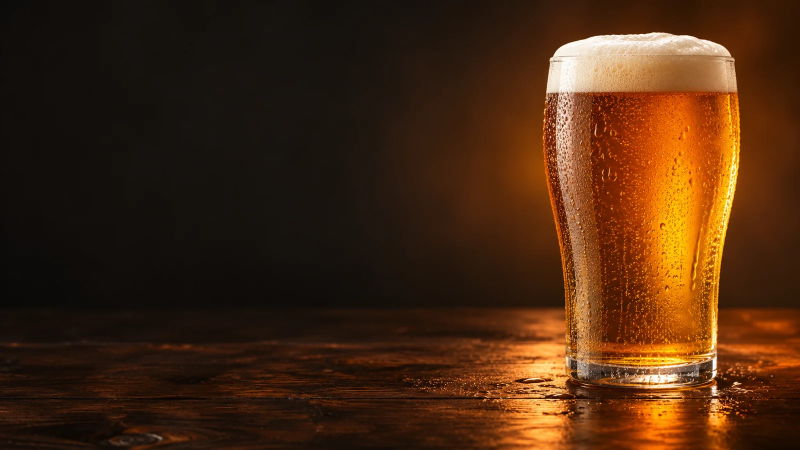
#> input picture assets/campaigns/photos/beer.webp, 1600 x 900 px (shown at 1/2 size)
$ python -i build_chile_photos.py   (imports and definitions only)
#> lines starting #> are read from the running program, lines starting #| are printed output that depends on the picture
#> further down, picture is the input picture: PIL image 1600x900 RGB; mean R, G, B 71.9, 40.2, 16.8
"""Build the Chile catalog's campaign photos (DEMO_CATALOG=chile). Cold, local, reproducible.

Two sources, never a generated logo or a generated real product (CLAUDE.md invariant 4):

1. Real Chilean counter food from Wikimedia Commons (completo italiano, café con
   leche with a pastry), downloaded, cropped to 16:9 and credited in
   assets/campaigns/photos/SOURCES.md as their licenses require.
2. The bundled unbranded studio shots, relit per brand: the rim light on the blank can
   is moved to the brand's hue (yellow for Score, red for Red Bull), so a rival never
   wears another brand's color. No mark, label or packaging is drawn.

    uv run python -m scripts.build_chile_photos            # build everything
    uv run python -m scripts.build_chile_photos --skip-download
"""

from __future__ import annotations

import argparse
import io
import json
import re
import time
import urllib.parse
import urllib.request
from dataclasses import dataclass
from pathlib import Path

from PIL import Image, ImageChops, ImageEnhance, ImageFilter, ImageOps

ROOT = Path(__file__).resolve().parents[1] / "assets" / "campaigns" / "photos"
SIZE = (1600, 900)
USER_AGENT = "advisor-demo-asset-build/0.1 (local hackathon demo)"


@dataclass(frozen=True, slots=True)
class CommonsPhoto:
    stem: str
    title: str
    # Crop centre as fractions of width/height, then extra zoom (1 = widest 16:9 crop).
    focus: tuple[float, float] = (0.5, 0.5)
    zoom: float = 1.0
    # Put the subject on the right so the ad's copy has the left (only photos without text).
    mirror: bool = False
    # A brand's own product photo (a real can or bottle, its real label): shown whole at
    # screen height on the right, over a blurred, darkened copy of the same photo, so a
    # portrait pack shot is never cropped mid-label and the copy keeps the left.
    pack: bool = False
    # Fractions (left, top, right, bottom) to cut from the original first: a group of
    # products inside a wider shot (six cans of a stacked lineup). Never retouched.
    region: tuple[float, float, float, float] | None = None


@dataclass(frozen=True, slots=True)
class Relight:
    stem: str
    base: str
    # PIL HSV hue (0-255) window to move, and the brand hue it moves to.
    hue_from: tuple[int, int]
    hue_to: int
    saturation: float = 1.0
    zoom: float = 1.0
    focus: tuple[float, float] = (0.5, 0.5)


COMMONS: tuple[CommonsPhoto, ...] = (
    # Rotation and category scenes (manifest `alternates`, `category:<name>`): more of
    # the same moment so a returning viewer sees a new frame. Food, drink and road only:
    # no faces, no third-party marks.
    CommonsPhoto(
        stem="cl-completo-palta",
        title="File:Completo italiano - Flickr - Bárb Santelices.jpg",
        focus=(0.5, 0.5),
    ),
    CommonsPhoto(
        stem="cl-desayuno",
        title="File:Coffee-morning-breakfast-croissant (24300690486).jpg",
        focus=(0.5, 0.5),
    ),
    CommonsPhoto(
        stem="cl-cappuccino",
        title="File:Cup of frothy coffee, Cafe Express, York Way, London, England.jpg",
        focus=(0.5, 0.5),
    ),
    CommonsPhoto(
        stem="cl-bebida-noche",
        title="File:DSC 7821 A tall glass of cola with ice and a white straw sits on a table softly lit against a blurred evening backdrop of warm bokeh lights.jpg",
        focus=(0.5, 0.5),
    ),
    CommonsPhoto(stem="cl-bebida-limon", title="File:Glass cola.jpg", focus=(0.5, 0.5)),
    CommonsPhoto(
        stem="cl-helado-playa", title="File:2 ice cream cones 2025-05-02.jpg", focus=(0.5, 0.45)
    ),
    CommonsPhoto(stem="cl-chocolatada", title="File:Chocolate milk.JPG", focus=(0.55, 0.5)),
    CommonsPhoto(stem="cl-nectar", title="File:Orange juice 1 edit1.jpg", pack=True),
    # Medialunas with coffee: a Commons "Quality image" (sharp, well lit).
    CommonsPhoto(stem="cl-medialunas", title="File:MediasLunasenMardelPlata.jpg", mirror=True),
    CommonsPhoto(stem="cl-papas-rusticas", title="File:Dill pickle chips.jpg", focus=(0.5, 0.5)),
    CommonsPhoto(
        stem="cl-ruta-amanecer", title="File:Ruta 5 Sur Chile (km 104,8).jpg", focus=(0.5, 0.6)
    ),
    CommonsPhoto(stem="cl-ruta-5", title="File:Ruta 5 Sur (Chile) en Pelequén.jpg"),
    CommonsPhoto(stem="cl-agua", title="File:Bottles (4782930999).jpg"),
    CommonsPhoto(stem="cl-chocolate", title="File:Opened Tupla chocolate bar.jpg"),
    CommonsPhoto(stem="cl-dulces", title="File:HardCandy.jpg"),
    # The brands' own products, real labels (pack shots): a brand's campaign shows its
    # product, never a rival's; category scenes stay unbranded.
    CommonsPhoto(
        stem="cl-monster-mega",
        title="File:Monster Energy Mega can.jpg",
        pack=True,
    ),
    CommonsPhoto(stem="cl-monster-lineup", title="File:Monster Energy drinks 04.jpg"),
    # The hackathon promo is Monster Ultra, zero sugar: the Latin American can that reads
    # "CERO AZÚCAR", and the white Ultra.
    CommonsPhoto(
        stem="cl-monster-ultra", title="File:Monster Energy Ultra Strawberry Dreams.jpg", pack=True
    ),
    # ...and a real case of it: the "MONSTER ENERGY ULTRA" tray of white cans on a shop
    # shelf, cut to that tray (the six-pack visual for "6x Monster Ultra").
    CommonsPhoto(
        stem="cl-monster-ultra-pack",
        title="File:Shelf with many varieties of energy drink 'Monster' (cropped to Monster).jpg",
        pack=True,
        region=(0.284, 0.664, 0.499, 0.83),
    ),
    CommonsPhoto(
        stem="cl-monster-ultra-blanca",
        title="File:Monster Energy Zero Ultra (China Version) 330ml 20260628130320.jpg",
        pack=True,
    ),
    # The hackathon promo's six-pack: six whole cans (3 x 2) from a stacked lineup.
    CommonsPhoto(
        stem="cl-monster-sixpack",
        title="File:Monster Energy drinks 11.jpg",
        pack=True,
        region=(0.561, 0.015, 0.962, 0.905),
    ),
    CommonsPhoto(
        stem="cl-coca-cola-zero", title="File:Coca Cola Zero 1L Sense Sucre Cara A.jpg", pack=True
    ),
    CommonsPhoto(stem="cl-pepsi-max", title="File:Pepsi Max can.jpg", pack=True),
    CommonsPhoto(stem="cl-bilz", title="File:Botella Bilz 2023.jpg", pack=True),
    CommonsPhoto(
        stem="cl-cachantun-botella",
        title="File:Botella de Cachantún, MAC Quinta Normal, Santiago 20230520.jpg",
        pack=True,
    ),
    # Real Red Bull cans: a studio pack shot (the can right of centre, copy on the left)
    # and its lineup; and an unbranded cold can for Score, whose can Commons lacks.
    CommonsPhoto(
        stem="cl-red-bull-studio",
        title="File:Redbull zero 1.jpg",
        pack=True,
        region=(0.31, 0.12, 0.63, 0.98),
    ),
    CommonsPhoto(stem="cl-red-bull-lineup", title="File:Red Bull energy drinks.jpg"),
    CommonsPhoto(stem="cl-lata-fria", title="File:Drinking can ring-pull tab.jpg"),
    # Second photos so no campaign repeats one image: real Lay's bags, a real Bresler
    # price board (cut to the board), Guinness 0 in a glass, and real category shots.
    CommonsPhoto(stem="cl-lays-bolsas", title="File:Lays.jpg", pack=True),
    CommonsPhoto(
        stem="cl-papas-cerca",
        title="File:Lay's Sour Cream and Onion Potato Chips, Canada, 2026-02-15.jpg",
    ),
    CommonsPhoto(stem="cl-helado-palito", title="File:Chocolate vanilla ice cream bar.jpg"),
    CommonsPhoto(
        stem="cl-bresler-pizarra",
        title="File:Pizarra Helados Bresler 2022.jpg",
        pack=True,
        region=(0.40, 0.30, 1.0, 1.0),
    ),
    CommonsPhoto(stem="cl-helado-cono", title="File:Ice cream cone at the beach.jpg"),
    CommonsPhoto(
        stem="cl-guinness-cero",
        title="File:Flights View Lounge - August 2025 - Sarah Stierch 02.jpg",
        focus=(0.5, 0.4),
        zoom=1.15,
    ),
    # The venue itself: a real Copec station in La Reina (Pronto Copec's own campaigns).
    CommonsPhoto(stem="cl-copec-estacion", title="File:Copec La Reina.jpg", focus=(0.5, 0.45)),
)

# No relit shots any more: hue-shifting an unbranded studio can into a brand's colours
# read as fake on a TV ("AI-looking"), so every brand airs a real photo instead (a real
# can where Commons has one; a real Chilean road or a real unbranded can otherwise).
RELIGHTS: tuple[Relight, ...] = ()


# [18 lines left out: functions _api, _get, not called in this run]


# Kept verbatim in SOURCES.md on every rebuild (the files are not downloaded here).
TEAM_SUPPLIED = (
    "Team-supplied campaign references (WhatsApp, 2026-11-22), framed by the same helpers\n"
    "(16:9 crop or pack shot) and shown only for their own brand: real product photography\n"
    "with the brand's own packaging, never edited or redrawn (CLAUDE.md invariant 4).\n"
    "`cl-domino-completos` (Dominó), `cl-starbucks-frappuccino` (Starbucks),\n"
    "`cl-guinness-pint` (Guinness 0.0), `cl-monster-hielo` (Monster), `cl-score-guarana` (Score's own ad, ALTO EN seal kept) and `cl-vital-picnic`\n"
    "(Vital). Trademarks of their owners, used for a hackathon demo without affiliation.\n"
    "`cl-score-gorilla`: Score's own product image (scoreenergydrink.com, gorilla.png),\n"
    "1536 px, placed as a pack shot on a dark ground; not retouched.\n\n"
)


def _strip_html(value: str) -> str:
    return re.sub(r"\s+", " ", re.sub(r"<[^>]+>", "", value)).strip()


# [12 lines left out: function _frame, not called in this run]


def _pack(image: Image.Image, x_center: float = 0.74) -> Image.Image:
    """The whole product at 94 % of the screen height, right of centre, on its own photo
    blurred and darkened to a backdrop (the product itself is not retouched)."""
#> called with x_center = 0.74
    backdrop = ImageOps.fit(image, SIZE, Image.Resampling.LANCZOS)
    backdrop = backdrop.filter(ImageFilter.GaussianBlur(48))
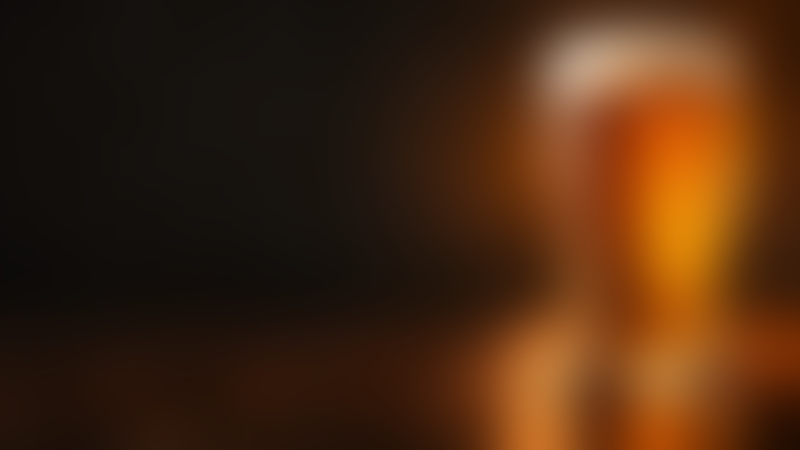
#> backdrop: PIL image 1600x900 RGB (shown at 1/2 size); mean R, G, B 71.7, 40.1, 16.7
    backdrop = ImageEnhance.Brightness(backdrop).enhance(0.32)
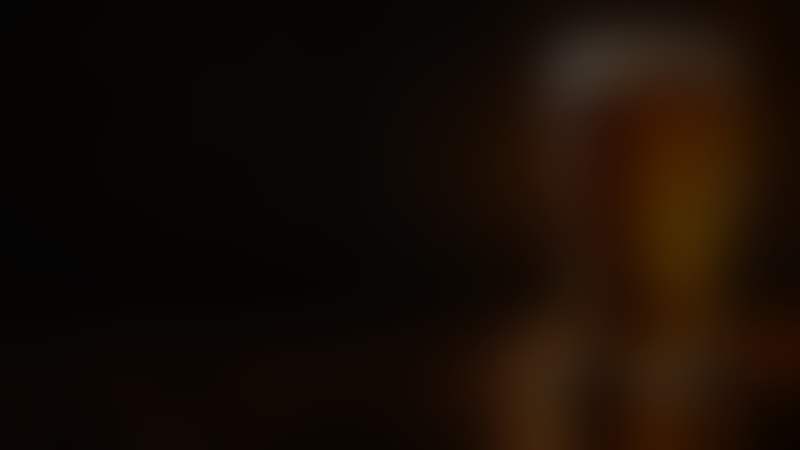
#> backdrop: PIL image 1600x900 RGB (shown at 1/2 size); mean R, G, B 22.5, 12.4, 4.8
    height = round(SIZE[1] * 0.94)
    width = round(image.width * height / image.height)
#> width = 1504
    product = image.resize((width, height), Image.Resampling.LANCZOS)
    left = min(max(round(SIZE[0] * x_center - width / 2), 0), SIZE[0] - width)
#> left = 96
    # Feathered edges: the photo melts into its own blurred backdrop instead of sitting
    # on it as a pasted rectangle.
    ramp_x, ramp_y = round(width * 0.22), round(height * 0.10)
#> ramp_x = 331; ramp_y = 85
    across = [min(255, round(255 * min(x, width - 1 - x) / ramp_x)) for x in range(width)]
    down = [min(255, round(255 * min(y, height - 1 - y) / ramp_y)) for y in range(height)]
    horizontal = Image.new("L", (width, 1))
    horizontal.putdata(across)
    vertical = Image.new("L", (1, height))
    vertical.putdata(down)
    mask = ImageChops.multiply(horizontal.resize((width, height)), vertical.resize((width, height)))
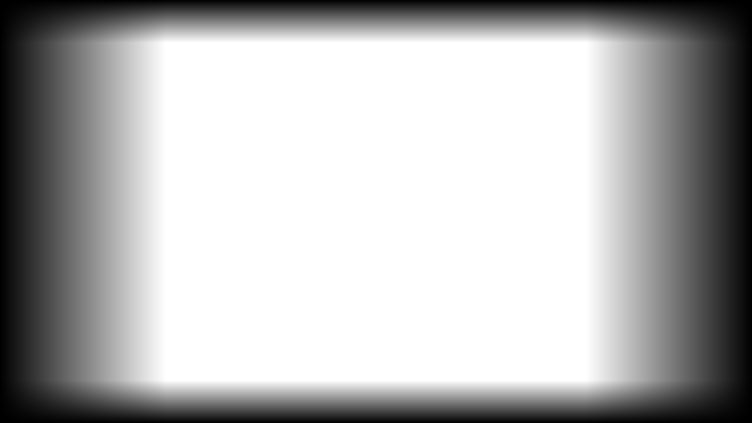
#> mask: PIL image 1504x846 L (shown at 1/2 size); min 0, max 255, mean 178.5
    backdrop.paste(product, (left, (SIZE[1] - height) // 2), mask)
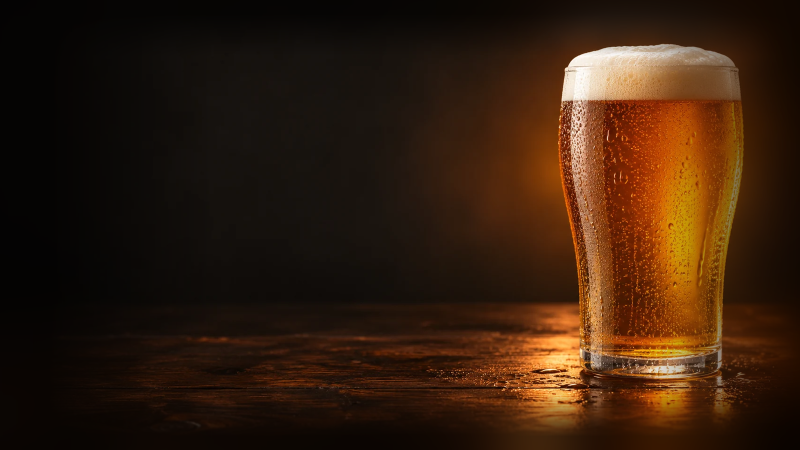
#> backdrop: PIL image 1600x900 RGB (shown at 1/2 size); mean R, G, B 53, 30, 13.1
    return backdrop


# [118 lines left out: functions _relight, _save, _download_and_save, build_commons, build_relights, main, not called in this run]


# [2 lines not run here, left out]

>>> from PIL import Image
>>> picture = Image.open('../assets/campaigns/photos/beer.webp')
>>> result = _pack(picture)
